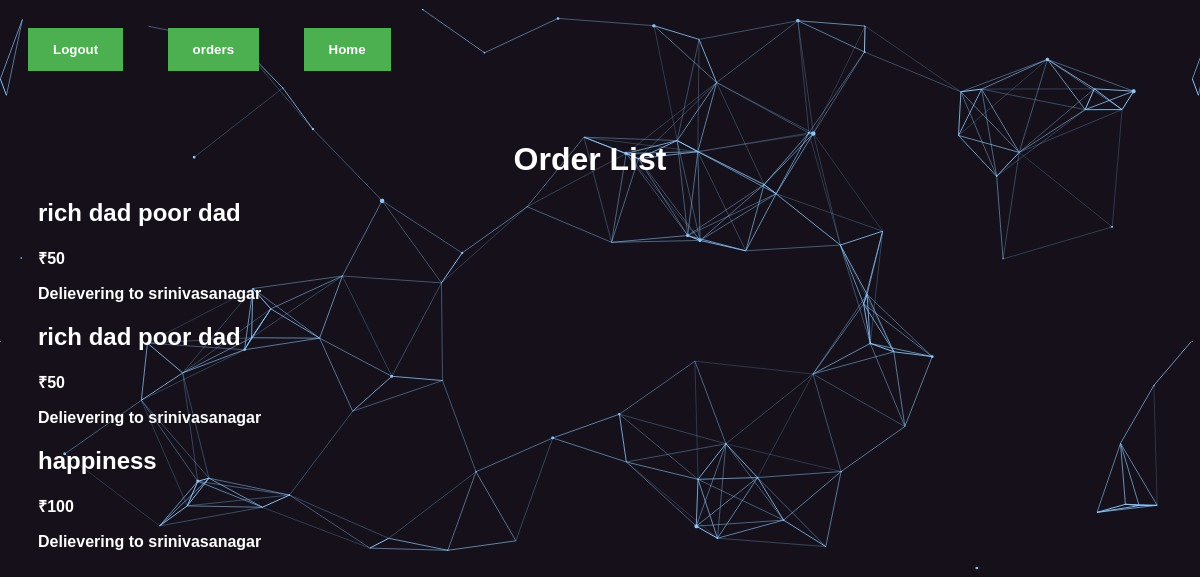
Before: /orders/ (signed in) with the older database file.
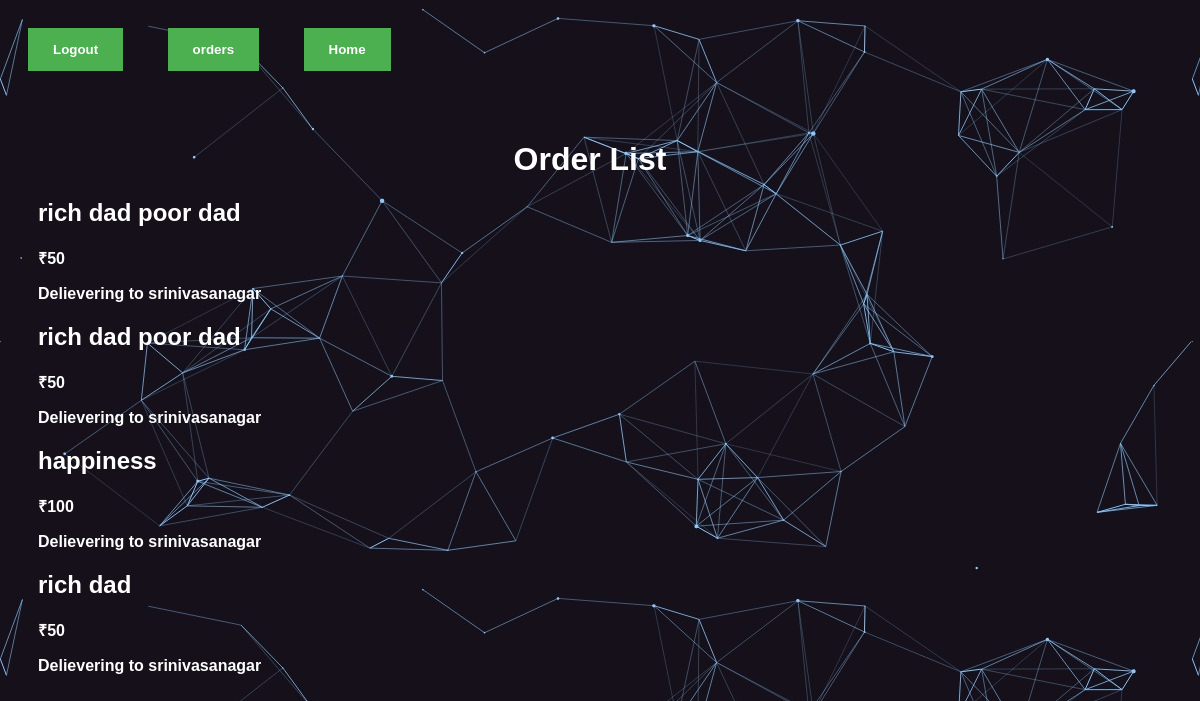
After: the same page with the newer database file.
### orders/models.py (models this page shows, shortened)
class Orders(models.Model):
    username = models.CharField(max_length = 100)
    productname = models.CharField(max_length = 100)
    cost = models.IntegerField()
    customer_address = models.CharField(max_length = 250)
    city = models.CharField(max_length = 50)
    pincode = models.IntegerField()
    phone = models.BigIntegerField()
    def getcost(self):
        return '₹' + str(self.cost)
    def getaddress(self):
        return "Delievering to " + self.customer_address

### orders/views.py (the view)
# urls.py: path('', views.order_details, name = 'order_details'),
@login_required(login_url = "/accounts/login/")
def order_details(request):
    if request.method == 'POST':
        product = Product.objects.get(id = request.POST.get('id'))
        if product.items_remaining >= 1:
            customer = Customer.objects.get(UserName = request.user)
            order = Orders( username = request.user,
                            productname = product.name,
                            cost = product.cost,
                            customer_address = customer.Address,
                            city = customer.City,
                            pincode = customer.Pincode,
                            phone = customer.Phone)
            order.save()
            product.items_remaining = product.items_remaining -1
            product.save()
            return redirect('home')
        else:
            return HttpResponse("Out of Stock")
    else:
        orders = Orders.objects.filter(username = request.user)
        return render(request, 'orders/order_list.html', {'orders': orders})

### orders/templates/orders/order_list.html
{% extends 'base_layout.html' %}
{% block content %}
    <h1>Order List</h1>
    <div class="orders">
        {% for order in orders %}
            <div class="order">
                <h2>{{ order.productname }}</h2>
                <p>{{ order.getcost }}</p>
                <p>{{ order.getaddress }}</p>
            </div>
        {% endfor %}
    </div>
{% endblock %}

Changed rows visible on the page:
added Orders: productname "rich dad", getcost "₹50", getaddress "Delievering to srinivasanagar"
